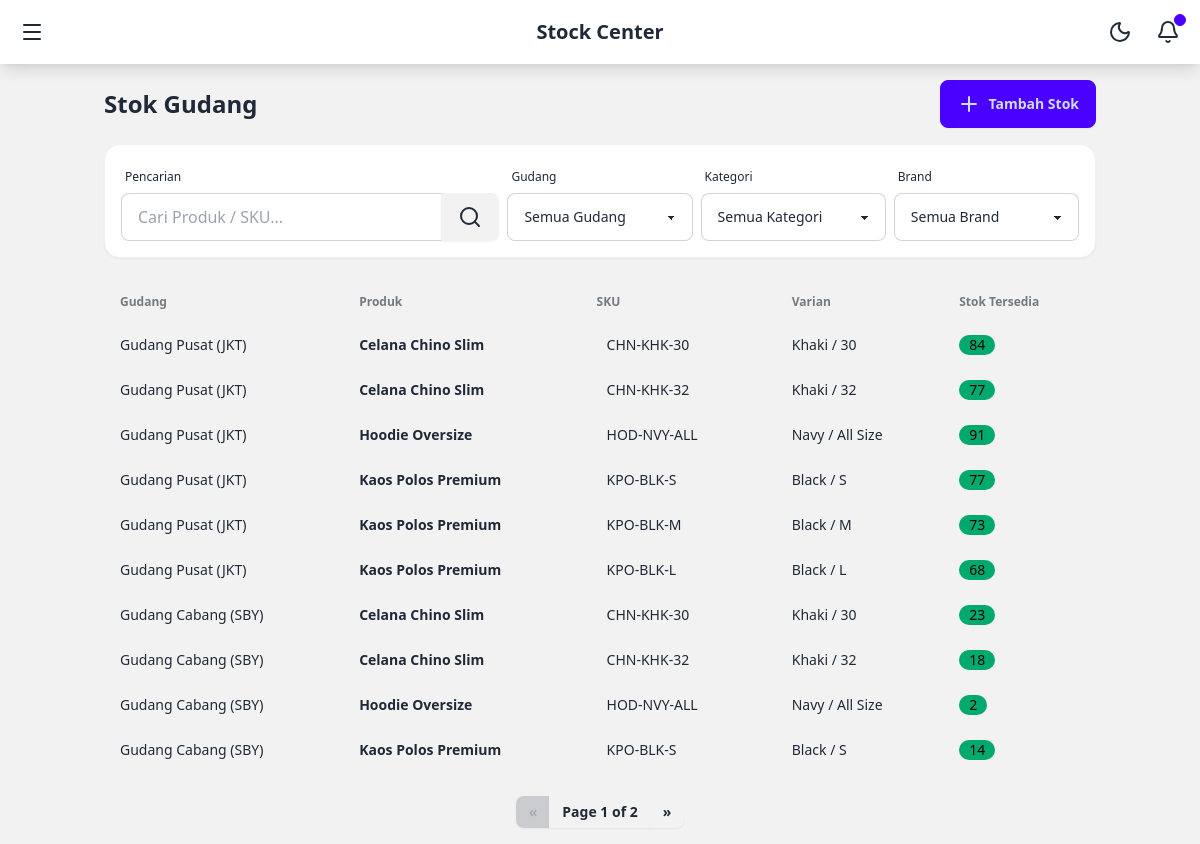
The app's page /inventory/ (signed in), older data.
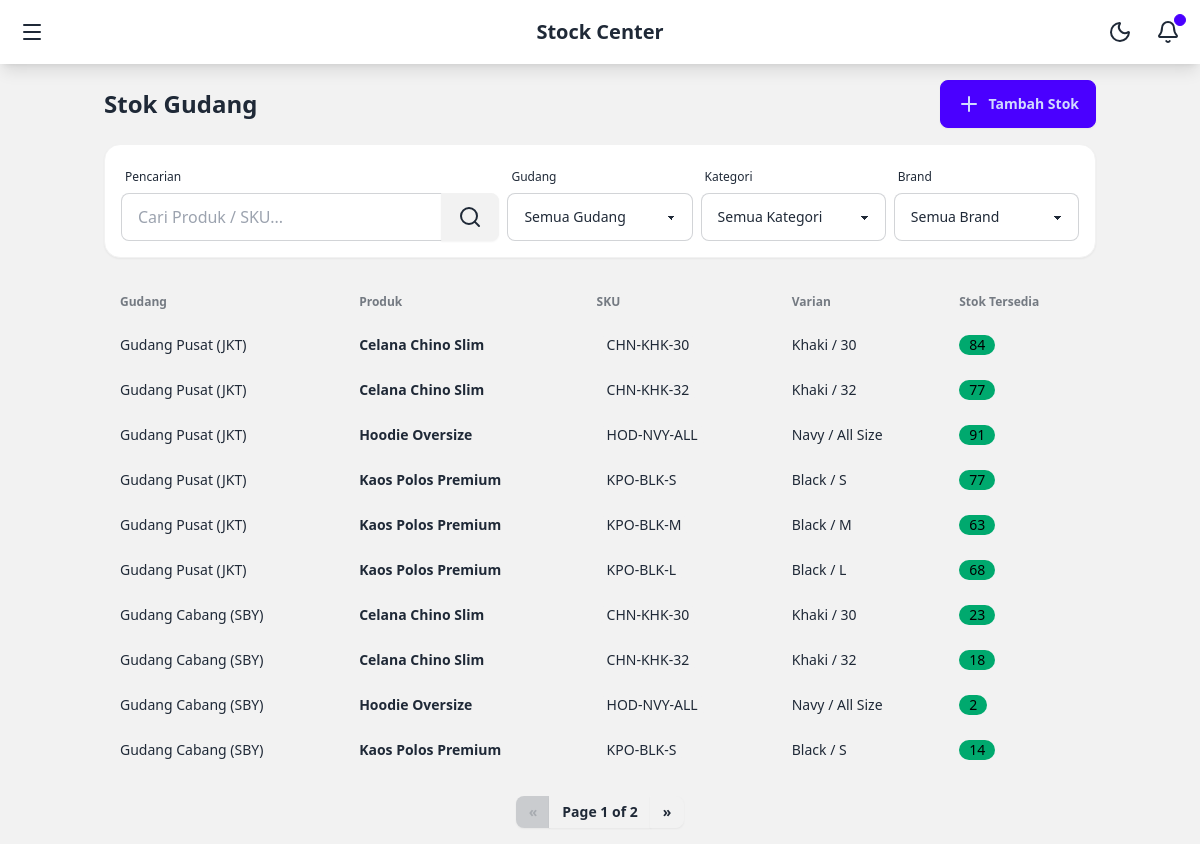
The same page, newer data.
### core/models.py (models this page shows, shortened)
class WarehouseStock(models.Model):
    warehouse = models.ForeignKey(Warehouse, on_delete=models.CASCADE, related_name='stocks')
    variant = models.ForeignKey(Variant, on_delete=models.CASCADE)
    qty_available = models.IntegerField(default=0)
    class Meta:
        unique_together = ('warehouse', 'variant')

class Warehouse(models.Model):
    name = models.CharField(max_length=255)
    location = models.CharField(max_length=255)
    is_active = models.BooleanField(default=True)

class Variant(models.Model):
    product = models.ForeignKey(Product, on_delete=models.CASCADE, related_name='variants')
    sku = models.CharField(max_length=100, unique=True, help_text="QR Code content")
    color = models.CharField(max_length=50)
    size = models.CharField(max_length=50)
    default_price = models.DecimalField(max_digits=12, decimal_places=2)

class Product(models.Model):
    name = models.CharField(max_length=255)
    category = models.CharField(max_length=100)
    brand = models.CharField(max_length=100)
    is_active = models.BooleanField(default=True)

### core/views.py (the view)
# urls.py: path('inventory/', views.InventoryListView.as_view(), name='inventory_list'),
@method_decorator(login_required, name='dispatch')
class InventoryListView(ListView):
    model = WarehouseStock
    template_name = 'inventory/list.html'
    context_object_name = 'stocks'
    paginate_by = 10
    def get_queryset(self):
        queryset = WarehouseStock.objects.select_related('warehouse', 'variant__product').order_by('warehouse', 'variant__product__name')
        query = self.request.GET.get('q')
        if query:
            queryset = queryset.filter(
                Q(variant__product__name__icontains=query) |
                Q(variant__sku__icontains=query) |
                Q(variant__color__icontains=query)
            )
        warehouse_id = self.request.GET.get('warehouse')
        if warehouse_id:
            queryset = queryset.filter(warehouse_id=warehouse_id)
        category = self.request.GET.get('category')
        if category:
            queryset = queryset.filter(variant__product__category=category)
        brand = self.request.GET.get('brand')
        if brand:
            queryset = queryset.filter(variant__product__brand=brand)
        return queryset
    def get_context_data(self, **kwargs):
        context = super().get_context_data(**kwargs)
        context['warehouses'] = Warehouse.objects.all()
        context['categories'] = Product.objects.values_list('category', flat=True).distinct().order_by('category')
        context['brands'] = Product.objects.values_list('brand', flat=True).distinct().order_by('brand')
        return context

### templates/inventory/list.html (shortened to what this page needs)
{% extends 'base.html' %}
{% block content %}
<div class="flex flex-col gap-4 mb-6">
    <div class="flex flex-col lg:flex-row justify-between items-start lg:items-center gap-4">
        <h1 class="text-2xl font-bold">Stok Gudang</h1>
        <a href="{% url 'stock_in' %}" class="btn btn-primary w-full lg:w-auto">
            <i data-lucide="plus"></i> <span class="inline">Tambah Stok</span>
        </a>
    </div>
    <form method="get" class="bg-base-100 p-4 rounded-box shadow-sm border border-base-200">
        <div class="grid grid-cols-1 sm:grid-cols-2 lg:grid-cols-5 gap-2 items-end">
            <div class="form-control lg:col-span-2">
                <label class="label"><span class="label-text-alt">Pencarian</span></label>
                <div class="join w-full">
                    <input type="text" name="q" placeholder="Cari Produk / SKU..." class="input input-bordered join-item w-full" value="{{ request.GET.q|default:'' }}">
                    <button class="btn join-item"><i data-lucide="search"></i></button>
                </div>
            </div>
            <div class="form-control">
                <label class="label"><span class="label-text-alt">Gudang</span></label>
                <select name="warehouse" class="select select-bordered w-full" onchange="this.form.submit()">
                    <option value="">Semua Gudang</option>
                </select>
            </div>
            <div class="form-control">
                <label class="label"><span class="label-text-alt">Kategori</span></label>
                <select name="category" class="select select-bordered w-full" onchange="this.form.submit()">
                    <option value="">Semua Kategori</option>
                </select>
            </div>
             <div class="form-control">
                <label class="label"><span class="label-text-alt">Brand</span></label>
                <select name="brand" class="select select-bordered w-full" onchange="this.form.submit()">
                    <option value="">Semua Brand</option>
                </select>
            </div>
        </div>
    </form>
</div>
<div class="overflow-x-auto">
    <table class="table w-full">
        <thead>
            <tr>
                <th>Gudang</th>
                <th>Produk</th>
                <th>SKU</th>
                <th>Varian</th>
                <th>Stok Tersedia</th>
            </tr>
        </thead>
        <tbody>
            {% for stock in stocks %}
            <tr class="hover">
                <td>{{ stock.warehouse.name }}</td>
                <td class="font-bold">{{ stock.variant.product.name }}</td>
                <td><span class="badge badge-ghost">{{ stock.variant.sku }}</span></td>
                <td>{{ stock.variant.color }} / {{ stock.variant.size }}</td>
                <td>
                    <span class="badge {% if stock.qty_available > 0 %}badge-success{% else %}badge-error{% endif %}">
                        {{ stock.qty_available }}
                    </span>
                </td>
            </tr>
            {% endfor %}
        </tbody>
    </table>
</div>
{% include 'partials/pagination.html' %}
{% endblock %}

Row changes from the older to the newer data that the page shows:
changed WarehouseStock "KPO-BLK-M": qty_available "73" → "63"
